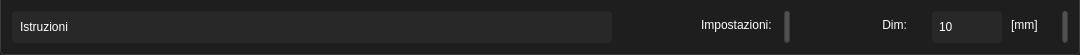
           <widget class="QFrame" name="frame_sezioni_impostazioni">
            <property name="minimumSize">
             <size>
              <width>0</width>
              <height>54</height>
             </size>
            </property>
            <property name="maximumSize">
             <size>
              <width>16777215</width>
              <height>55</height>
             </size>
            </property>
            <property name="styleSheet">
             <string notr="true">border: 1px solid rgb(60,60,60);
background-color: rgb(30, 30, 30);
border-top: none;
border-bottom-left-radius: 4px;
border-bottom-right-radius: 4px;
</string>
            </property>
            <property name="frameShape">
             <enum>QFrame::StyledPanel</enum>
            </property>
            <property name="frameShadow">
             <enum>QFrame::Raised</enum>
            </property>
            <layout class="QHBoxLayout" name="horizontalLayout_17">
             <item>
              <widget class="QLabel" name="label_istruzioni">
               <property name="sizePolicy">
                <sizepolicy hsizetype="Expanding" vsizetype="Preferred">
                 <horstretch>0</horstretch>
                 <verstretch>0</verstretch>
                </sizepolicy>
               </property>
               <property name="minimumSize">
                <size>
                 <width>600</width>
                 <height>0</height>
                </size>
               </property>
               <property name="maximumSize">
                <size>
                 <width>16777215</width>
                 <height>16777215</height>
                </size>
               </property>
               <property name="sizeIncrement">
                <size>
                 <width>0</width>
                 <height>0</height>
                </size>
               </property>
               <property name="styleSheet">
                <string notr="true">background-color: rgb(40,40,40);
font: 10pt &quot;Segoe UI&quot;;
color: rgb(255, 255, 255);
padding-left: 5px;
border-radius:4px;
border:none
</string>
               </property>
               <property name="text">
                <string>Istruzioni</string>
               </property>
              </widget>
             </item>
             <item>
              <spacer name="horizontalSpacer_19">
               <property name="orientation">
                <enum>Qt::Horizontal</enum>
               </property>
               <property name="sizeType">
                <enum>QSizePolicy::Minimum</enum>
               </property>
               <property name="sizeHint" stdset="0">
                <size>
                 <width>30</width>
                 <height>20</height>
                </size>
               </property>
              </spacer>
             </item>
             <item>
              <widget class="QLabel" name="label_22">
               <property name="minimumSize">
                <size>
                 <width>130</width>
                 <height>0</height>
                </size>
               </property>
               <property name="maximumSize">
                <size>
                 <width>130</width>
                 <height>16777215</height>
                </size>
               </property>
               <property name="styleSheet">
                <string notr="true">font:400 12pt &quot;Segoe UI&quot;;
color: rgb(255,255,255);
padding-bottom: 4px;
border: none</string>
               </property>
               <property name="text">
                <string>Impostazioni: </string>
               </property>
               <property name="alignment">
                <set>Qt::AlignRight|Qt::AlignTrailing|Qt::AlignVCenter</set>
               </property>
              </widget>
             </item>
             <item>
              <widget class="QWidget" name="widget_9" native="true">
               <property name="minimumSize">
                <size>
                 <width>6</width>
                 <height>32</height>
                </size>
               </property>
               <property name="maximumSize">
                <size>
                 <width>6</width>
                 <height>32</height>
                </size>
               </property>
               <property name="styleSheet">
                <string notr="true">background-color: rgb(80,80,80);
border-radius:3px</string>
               </property>
              </widget>
             </item>
             <item>
              <widget class="QPushButton" name="btn_sezioni_griglia">
               <property name="sizePolicy">
                <sizepolicy hsizetype="Fixed" vsizetype="Fixed">
                 <horstretch>0</horstretch>
                 <verstretch>0</verstretch>
                </sizepolicy>
               </property>
               <property name="minimumSize">
                <size>
                 <width>34</width>
                 <height>32</height>
                </size>
               </property>
               <property name="maximumSize">
                <size>
                 <width>34</width>
                 <height>32</height>
                </size>
               </property>
               <property name="styleSheet">
                <string notr="true">QPushButton{
    font:400 12pt &quot;Segoe UI&quot;;
    color: rgb(255,255,255);
	border-radius:4px;
	border: none
}
QPushButton:hover {
    background-color: rgb(40,40,40);
	border: 1px solid rgb(120,120,120);
}
QPushButton:checked {
    background-color: rgb(50,50,50);
}
</string>
               </property>
               <property name="text">
                <string/>
               </property>
               <property name="icon">
                <iconset>
                 <normaloff>icone/griglia.png</normaloff>icone/griglia.png</iconset>
               </property>
               <property name="iconSize">
                <size>
                 <width>35</width>
                 <height>35</height>
                </size>
               </property>
              </widget>
             </item>
             <item>
              <widget class="QPushButton" name="btn_sezioni_snap">
               <property name="sizePolicy">
                <sizepolicy hsizetype="Fixed" vsizetype="Fixed">
                 <horstretch>0</horstretch>
                 <verstretch>0</verstretch>
                </sizepolicy>
               </property>
               <property name="minimumSize">
                <size>
                 <width>34</width>
                 <height>32</height>
                </size>
               </property>
               <property name="maximumSize">
                <size>
                 <width>34</width>
                 <height>32</height>
                </size>
               </property>
               <property name="styleSheet">
                <string notr="true">QPushButton{
    font:400 12pt &quot;Segoe UI&quot;;
    color: rgb(255,255,255);
	border-radius:4px;
	border: none
}
QPushButton:hover {
    background-color: rgb(40,40,40);
	border: 1px solid rgb(120,120,120);
}
QPushButton:checked {
    background-color: rgb(50,50,50);
}
</string>
               </property>
               <property name="text">
                <string/>
               </property>
               <property name="icon">
                <iconset>
                 <normaloff>icone/snap.png</normaloff>icone/snap.png</iconset>
               </property>
               <property name="iconSize">
                <size>
                 <width>36</width>
                 <height>36</height>
                </size>
               </property>
              </widget>
             </item>
             <item>
              <widget class="QLabel" name="label_25">
               <property name="minimumSize">
                <size>
                 <width>50</width>
                 <height>0</height>
                </size>
               </property>
               <property name="maximumSize">
                <size>
                 <width>50</width>
                 <height>16777215</height>
                </size>
               </property>
               <property name="styleSheet">
                <string notr="true">font:400 12pt &quot;Segoe UI&quot;;
color: rgb(255,255,255);
padding-bottom: 4px;
border: none</string>
               </property>
               <property name="text">
                <string> Dim:</string>
               </property>
              </widget>
             </item>
             <item>
              <widget class="QLineEdit" name="sezioni_dimenzioni_griglia">
               <property name="sizePolicy">
                <sizepolicy hsizetype="Preferred" vsizetype="Preferred">
                 <horstretch>0</horstretch>
                 <verstretch>0</verstretch>
                </sizepolicy>
               </property>
               <property name="minimumSize">
                <size>
                 <width>70</width>
                 <height>32</height>
                </size>
               </property>
               <property name="maximumSize">
                <size>
                 <width>70</width>
                 <height>32</height>
                </size>
               </property>
               <property name="styleSheet">
                <string notr="true">background-color: rgb(40,40,40);
font: 10pt &quot;Segoe UI&quot;;
color: rgb(255, 255, 255);
padding-left: 5px;
border-radius:4px;
border:none
</string>
               </property>
               <property name="text">
                <string>10</string>
               </property>
              </widget>
             </item>
             <item>
              <widget class="QLabel" name="label_26">
               <property name="minimumSize">
                <size>
                 <width>48</width>
                 <height>0</height>
                </size>
               </property>
               <property name="maximumSize">
                <size>
                 <width>48</width>
                 <height>16777215</height>
                </size>
               </property>
               <property name="styleSheet">
                <string notr="true">font:400 12pt &quot;Segoe UI&quot;;
color: rgb(255,255,255);
padding-bottom: 4px;
border: none</string>
               </property>
               <property name="text">
                <string>[mm]</string>
               </property>
              </widget>
             </item>
             <item>
              <widget class="QWidget" name="widget_10" native="true">
               <property name="minimumSize">
                <size>
                 <width>6</width>
                 <height>32</height>
                </size>
               </property>
               <property name="maximumSize">
                <size>
                 <width>6</width>
                 <height>32</height>
                </size>
               </property>
               <property name="styleSheet">
                <string notr="true">background-color: rgb(80,80,80);
border-radius:3px</string>
               </property>
              </widget>
             </item>
            </layout>
           </widget>
